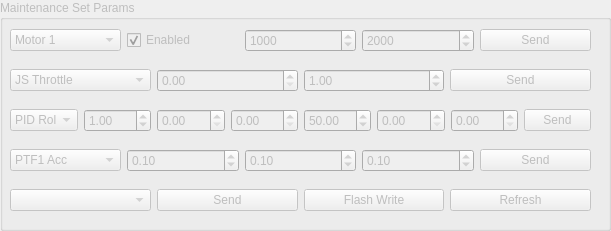
   <widget class="QGroupBox" name="TxMaintenanceParamsGroup">
    <property name="enabled">
     <bool>false</bool>
    </property>
    <property name="geometry">
     <rect>
      <x>390</x>
      <y>310</y>
      <width>611</width>
      <height>231</height>
     </rect>
    </property>
    <property name="title">
     <string>Maintenance Set Params</string>
    </property>
    <widget class="QWidget" name="horizontalLayoutWidget_2">
     <property name="geometry">
      <rect>
       <x>10</x>
       <y>20</y>
       <width>581</width>
       <height>41</height>
      </rect>
     </property>
     <layout class="QHBoxLayout" name="horizontalLayout_2">
      <item>
       <widget class="QComboBox" name="comboSetParamId">
        <item>
         <property name="text">
          <string>Motor 1</string>
         </property>
        </item>
        <item>
         <property name="text">
          <string>Motor 2</string>
         </property>
        </item>
        <item>
         <property name="text">
          <string>Motor 3</string>
         </property>
        </item>
        <item>
         <property name="text">
          <string>Motor 4</string>
         </property>
        </item>
       </widget>
      </item>
      <item>
       <widget class="QCheckBox" name="checkSetEnabledParam">
        <property name="text">
         <string>Enabled</string>
        </property>
        <property name="checked">
         <bool>true</bool>
        </property>
       </widget>
      </item>
      <item>
       <widget class="QSpinBox" name="spinSetMinParam">
        <property name="maximum">
         <number>20000</number>
        </property>
        <property name="singleStep">
         <number>1</number>
        </property>
        <property name="value">
         <number>1000</number>
        </property>
       </widget>
      </item>
      <item>
       <widget class="QSpinBox" name="spinSetMaxParam">
        <property name="maximum">
         <number>20000</number>
        </property>
        <property name="singleStep">
         <number>1</number>
        </property>
        <property name="value">
         <number>2000</number>
        </property>
       </widget>
      </item>
      <item>
       <widget class="QPushButton" name="btnSendMaintenanceParams">
        <property name="text">
         <string>Send</string>
        </property>
       </widget>
      </item>
     </layout>
    </widget>
    <widget class="QWidget" name="horizontalLayoutWidget_3">
     <property name="geometry">
      <rect>
       <x>10</x>
       <y>60</y>
       <width>581</width>
       <height>41</height>
      </rect>
     </property>
     <layout class="QHBoxLayout" name="horizontalLayout_3">
      <item>
       <widget class="QComboBox" name="comboSetJsParam">
        <item>
         <property name="text">
          <string>JS Throttle</string>
         </property>
        </item>
        <item>
         <property name="text">
          <string>JS Roll</string>
         </property>
        </item>
        <item>
         <property name="text">
          <string>JS Pitch</string>
         </property>
        </item>
       </widget>
      </item>
      <item>
       <widget class="QDoubleSpinBox" name="spinSetJsAlpha"/>
      </item>
      <item>
       <widget class="QDoubleSpinBox" name="spinSetJsBeta">
        <property name="value">
         <double>1.000000000000000</double>
        </property>
       </widget>
      </item>
      <item>
       <widget class="QPushButton" name="btnSendMaintenanceJsParams">
        <property name="text">
         <string>Send</string>
        </property>
       </widget>
      </item>
     </layout>
    </widget>
    <widget class="QWidget" name="horizontalLayoutWidget_4">
     <property name="geometry">
      <rect>
       <x>10</x>
       <y>100</y>
       <width>581</width>
       <height>41</height>
      </rect>
     </property>
     <layout class="QHBoxLayout" name="horizontalLayout_4">
      <item>
       <widget class="QComboBox" name="comboSetPidParam">
        <item>
         <property name="text">
          <string>PID Roll</string>
         </property>
        </item>
        <item>
         <property name="text">
          <string>PID Pitch</string>
         </property>
        </item>
        <item>
         <property name="text">
          <string>PID Yaw</string>
         </property>
        </item>
       </widget>
      </item>
      <item>
       <widget class="QDoubleSpinBox" name="spinSetKp">
        <property name="maximum">
         <double>1000.000000000000000</double>
        </property>
        <property name="value">
         <double>1.000000000000000</double>
        </property>
       </widget>
      </item>
      <item>
       <widget class="QDoubleSpinBox" name="spinSetKi">
        <property name="maximum">
         <double>1000.000000000000000</double>
        </property>
       </widget>
      </item>
      <item>
       <widget class="QDoubleSpinBox" name="spinSetKt">
        <property name="maximum">
         <double>1000.000000000000000</double>
        </property>
       </widget>
      </item>
      <item>
       <widget class="QDoubleSpinBox" name="spinSetSat">
        <property name="maximum">
         <double>1000.000000000000000</double>
        </property>
        <property name="value">
         <double>50.000000000000000</double>
        </property>
       </widget>
      </item>
      <item>
       <widget class="QDoubleSpinBox" name="spinSetAd">
        <property name="maximum">
         <double>1000.000000000000000</double>
        </property>
       </widget>
      </item>
      <item>
       <widget class="QDoubleSpinBox" name="spinSetBd">
        <property name="maximum">
         <double>1000.000000000000000</double>
        </property>
       </widget>
      </item>
      <item>
       <widget class="QPushButton" name="btnSendPidParams">
        <property name="text">
         <string>Send</string>
        </property>
       </widget>
      </item>
     </layout>
    </widget>
    <widget class="QWidget" name="horizontalLayoutWidget_5">
     <property name="geometry">
      <rect>
       <x>10</x>
       <y>140</y>
       <width>581</width>
       <height>41</height>
      </rect>
     </property>
     <layout class="QHBoxLayout" name="horizontalLayout_5">
      <item>
       <widget class="QComboBox" name="comboSetPtf1Param">
        <item>
         <property name="text">
          <string>PTF1 Acc</string>
         </property>
        </item>
        <item>
         <property name="text">
          <string>PTF1 Gyro</string>
         </property>
        </item>
        <item>
         <property name="text">
          <string>PTF1 Magn</string>
         </property>
        </item>
       </widget>
      </item>
      <item>
       <widget class="QDoubleSpinBox" name="spinSetPtf1X">
        <property name="value">
         <double>0.100000000000000</double>
        </property>
       </widget>
      </item>
      <item>
       <widget class="QDoubleSpinBox" name="spinSetPtf1Y">
        <property name="value">
         <double>0.100000000000000</double>
        </property>
       </widget>
      </item>
      <item>
       <widget class="QDoubleSpinBox" name="spinSetPtf1Z">
        <property name="value">
         <double>0.100000000000000</double>
        </property>
       </widget>
      </item>
      <item>
       <widget class="QPushButton" name="btnSendPtf1Params">
        <property name="text">
         <string>Send</string>
        </property>
       </widget>
      </item>
     </layout>
    </widget>
    <widget class="QWidget" name="horizontalLayoutWidget_6">
     <property name="geometry">
      <rect>
       <x>10</x>
       <y>180</y>
       <width>581</width>
       <height>41</height>
      </rect>
     </property>
     <layout class="QHBoxLayout" name="horizontalLayout_6">
      <item>
       <widget class="QComboBox" name="comboSetImuType"/>
      </item>
      <item>
       <widget class="QPushButton" name="btnSendImuType">
        <property name="text">
         <string>Send</string>
        </property>
       </widget>
      </item>
      <item>
       <widget class="QPushButton" name="btnFlashWrite">
        <property name="text">
         <string>Flash Write</string>
        </property>
       </widget>
      </item>
      <item>
       <widget class="QPushButton" name="btnRefreshParams">
        <property name="text">
         <string>Refresh</string>
        </property>
       </widget>
      </item>
     </layout>
    </widget>
   </widget>
